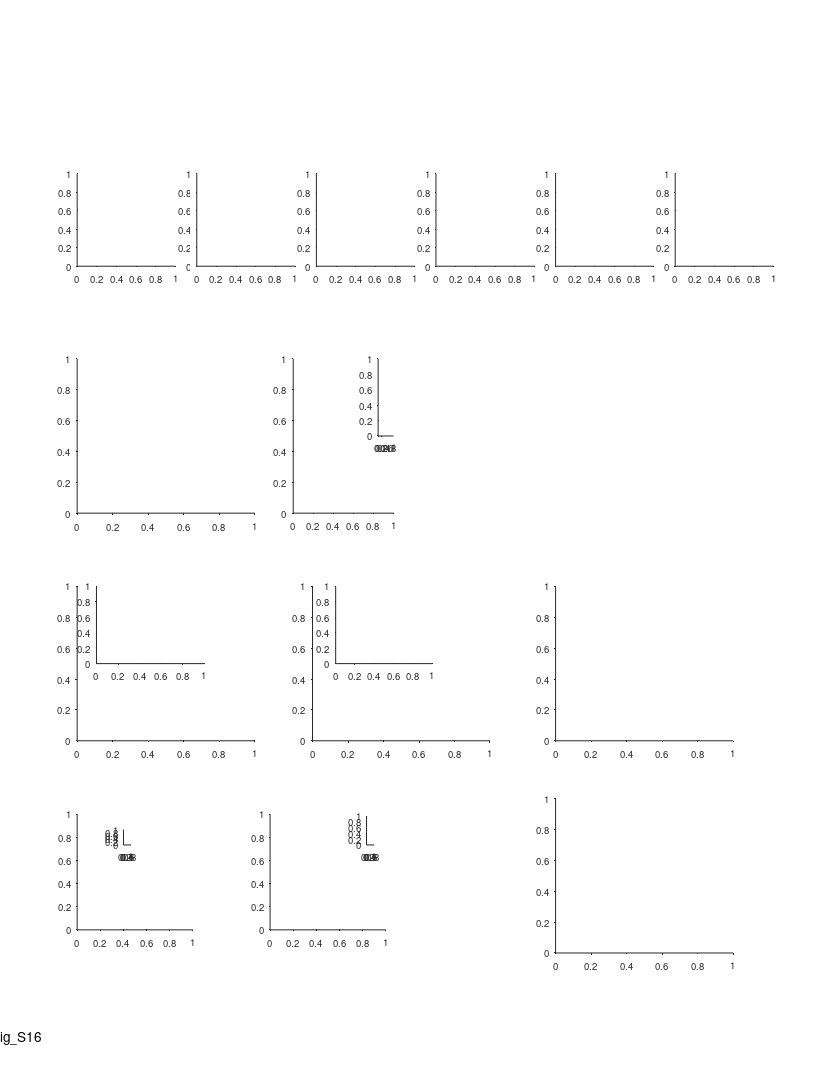

The MATLAB script that drew this image: (Note: this script raises an error after producing the figure.)
%% Large Scale - fig. S16- Theoretical analysis (decoding) - including schemes 5v,6v

%%
% clear
clearvars -except f
clc

%% params
use_absolute_error = 1;
panels_FG_gray = 0.65*[1 1 1];

%% define output files
res_dir = 'L:\paper_figures';
mkdir(res_dir)
fig_name_str = 'fig_S16';
fig_caption_str = 'Theoretical analysis_decoding';
log_name_str = [fig_name_str '_log_file' '.txt'];
log_name_str = strrep(log_name_str , ':', '-');
log_name_str = strrep(log_name_str , ' ', '_');
log_name_out = fullfile(res_dir, log_name_str);

%% open log file
diary off
diary(log_name_out)
diary on
disp('Log file');
disp(['created: ', datestr(clock)]);
disp('======================================================');
disp([fig_name_str ':' fig_caption_str]);
disp('======================================================');
disp('');

%% create figure
% =========================================================================
% figure_size_cm = [21.0 29.7]; % ~A4
figure_size_cm = [21.6 27.9]; % ~US letter
figure ;
% Some WYSIWYG options:
set(gcf,'DefaultAxesFontSize',7);
set(gcf,'DefaultAxesFontName','helvetica');
set(gcf,'DefaultAxesUnits','centimeters');
set(gcf,'PaperType','usletter')
% set(gcf,'PaperType','<custom>');
set(gcf,'PaperUnits','centimeters','PaperPosition',[0 0 figure_size_cm]);
set(gcf,'PaperOrientation','portrait');
set(gcf,'Units','centimeters','Position',get(gcf,'paperPosition')+[0 0 0 0]); % position on screen...
set(gcf, 'Renderer', 'painters');
set(groot, 'defaultAxesTickDir', 'out');
set(groot,  'defaultAxesTickDirMode', 'manual');
annotation('textbox', [0.5 1 0 0], 'String',fig_name_str, 'HorizontalAlignment','center','Interpreter','none', 'FitBoxToText','on');
pause(0.2); % workaround to solve matlab automatically changing the axes positions...

% create panels
panel_A_size = [3 3].*[0.85 0.80];
panel_BCDE_size = [4.6 4];
panel_A(1) = axes('position', [ 2.0 21 panel_A_size]);
panel_A(2) = axes('position', [ 5.1 21 panel_A_size]);
panel_A(3) = axes('position', [ 8.2 21 panel_A_size]);
panel_A(4) = axes('position', [11.3 21 panel_A_size]);
panel_A(5) = axes('position', [14.4 21 panel_A_size]);
panel_A(6) = axes('position', [17.5 21 panel_A_size]);
panel_B(1)   = axes('position', [ 2.0 14.6 panel_BCDE_size]);
panel_B(2)   = axes('position', [ 7.6 14.6 2.6 4]);
panel_C(1,1) = axes('position', [ 2.0  8.7  panel_BCDE_size]);
panel_C(1,2) = axes('position', [ 2.5   10.7  2.8 2]);
panel_D(1,1) = axes('position', [ 8.1  8.7  panel_BCDE_size]);
panel_D(1,2) = axes('position', [ 8.7 10.7  2.5 2]);
panel_E(1)   = axes('position', [14.4    8.7  panel_BCDE_size]);
% panel_F      = axes('position', [   2    3.0  panel_BCDE_size]);
panel_F      = axes('position', [   2    3.8  3 3]);
panel_G      = axes('position', [   7    3.8  3 3]);
panel_H      = axes('position', [  14.4  3.2  panel_BCDE_size]);
panel_legend = axes('position', [9.8 16.6 0.4 2]);
panel_F_legend = axes('position', [3.2 6  0.2 0.4]);
panel_G_legend = axes('position', [9.5 6  0.2 0.75]);

%% color variable for different schemes
clr = [1.0 0.0 0.0 ; ...
       1.0 0.8 0.0 ; ...
       1.0 0.0 0.8 ; ...
       0.0 0.7 0.0 ; ...
       0.2 0.2 1.0 ; ...
       0.5 0.0 0.5 ] ;


%% arrange data
paper_fig_7_arrange_data;

%% generate examples
exampleL = 200*100; % 200*cm
pos = 1:ds:exampleL;
pos = pos / 100; % back to meter
if ~exist('f','var')
    rng(0);
    [f] = MultiscalePlace_GenerateTuning_AllModels(exampleL);
end

%% choose dt
panels_AE_dt = 0.5;
jdt = find(ismember(dt, panels_AE_dt));

%% panel A - different encoding schemes
maps=[];
maps(1,:,:) = f(1).maps(:,1:10);
maps(1,:,[7 4 9 10]) = f(1).maps(:,[4 7 11 12]);
maps(2,:,:) = f(2).maps(:,1:10);
maps(2,:,[3 9 5]) = f(2).maps(:,[14 12 15]);
maps(3,:,:) = f(3).maps(:,950:-100:50);
maps(3,:,1) = f(3).maps(:,955);
maps(3,:,2) = f(3).maps(:,854);
maps(3,:,10) = f(3).maps(:,52);
[~,IX] = sort(sum(f(4).maps,1));
maps(4,:,:) = f(4).maps(:,IX(50:100:950));
maps(4,:,10) = f(4).maps(:,IX(951));
rng(0);
maps(4,:,:) = maps(4,:,randperm(10));
maps(5,:,:) = f(5).maps(:,50:100:950);
maps(5,:,2) = f(5).maps(:,155);
maps(5,:,3) = f(5).maps(:,253);
maps(5,:,4) = f(5).maps(:,353);
maps(5,:,5) = f(5).maps(:,452);
maps(6,:,:) = f(6).maps(:,1:10);
maps(6,:,10) = f(6).maps(:,952);
for ii_scm = 1:6
    axes(panel_A(ii_scm));
    cla
    hold on
    imagesc(pos,1:10,squeeze(maps(ii_scm,:,:))');
    cmap = gray();
    cmap = flip(cmap);
    colormap(gca,cmap);
    xlim([0 200])
    ylim([0.5 10.5])
    xlabel('Position (m)', 'Units','normalized','Position',[0.5 -0.17]);
    h = gca;
    h.YTick = [1 5 10];
    h.XRuler.TickLabelGapOffset = -1;
    h.YRuler.TickLabelGapOffset = -0.5;
    h.XRuler.TickLength = [0.03 0.03];
    ht=title("Scheme "+ii_scm,'Units','normalized','Position',[0.5 1.06]);
    schemes_IX = [1:6];
    schemes_title_color_opt = 2;
    switch schemes_title_color_opt
        case 1
            ht.Color = clr(schemes_IX(ii_scm),:);
        case 2
            plot([0 25]+14, 11.8*[1 1], 'Color', clr(schemes_IX(ii_scm),:), 'LineWidth', 2, 'Clipping','off');
    end
end
axes(panel_A(1));
text(-0.4,1.2, 'A', 'Units','normalized','FontWeight','bold');
ylabel('Example neuron no.','Units','normalized','Position',[-0.18 0.5]);

%% panel B - minimum N required for error <2m (or <5%)
axes(panel_B(1));
cla
hold on
text(-0.24,1.13, 'B', 'Units','normalized','FontWeight','bold');
text(0.5,1.13, {'Minimal no. of neurons (N)';'required for decoding'}, 'Units','normalized','FontWeight','bold','HorizontalAlignment','center','FontSize',9);

if use_absolute_error
    plot(L,Nerr_ML_S1(:,jdt),'Color',clr(1,:),'LineWidth',2) ;
    plot(L,Nerr_ML_S3(:,jdt),'Color',clr(3,:),'LineWidth',2) ;
    plot(L,Nerr_ML_S2(:,jdt),'Color',clr(2,:),'LineWidth',2) ;
    plot(L,Nerr_ML_S4(:,jdt),'Color',clr(4,:),'LineWidth',2) ;
    plot(L,Nerr_ML_S5(:,jdt),'Color',clr(5,:),'LineWidth',2) ;
    plot(L,Nerr_ML_S6(:,jdt),'Color',clr(6,:),'LineWidth',2) ;
    plot(L,Nerr_ML_S5v(:,jdt),'Color',clr(5,:),'LineWidth',2,'LineStyle','--') ;
    plot(L,Nerr_ML_S6v(:,jdt),'Color',clr(6,:),'LineWidth',2,'LineStyle','--') ;
else
    plot(L,Nrerr_ML_S1(:,jdt),'Color',clr(1,:),'LineWidth',2) ;
    plot(L,Nrerr_ML_S3(:,jdt),'Color',clr(3,:),'LineWidth',2) ;
    plot(L,Nrerr_ML_S2(:,jdt),'Color',clr(2,:),'LineWidth',2) ;
    plot(L,Nrerr_ML_S4(:,jdt),'Color',clr(4,:),'LineWidth',2) ;
    plot(L,Nrerr_ML_S5(:,jdt),'Color',clr(5,:),'LineWidth',2) ;
    plot(L,Nrerr_ML_S6(:,jdt),'Color',clr(6,:),'LineWidth',2) ;
    plot(L,Nrerr_ML_S5v(:,jdt),'Color',clr(5,:),'LineWidth',2,'LineStyle','--') ;
    plot(L,Nrerr_ML_S6v(:,jdt),'Color',clr(6,:),'LineWidth',2,'LineStyle','--') ;
end
xlim([20 1000]) ;
ylim([10 max(N)]) ;
xlabel('Environment size (m)', 'Units','normalized','Position',[0.5 -0.11]);
if use_absolute_error
    ylabel(['Minimal N required for error < ' num2str(errs) 'm'], 'Units','normalized','Position',[ -0.15 0.45]);
else
    ylabel(['Minimal N required for error < ' num2str(100*rerr) '%'], 'Units','normalized','Position',[ -0.15 0.45]);
end

h = gca;
h.XRuler.TickLabelGapOffset = -1;
h.XRuler.TickLength = [0.02 0.02];
h.XTick = [20 200 400 600 800 1000];
% h.XScale = 'log';
% h.YScale = 'log';

%% panel B - bar plot of slopes
if use_absolute_error
    lms = {
        lmNerr_ML_S1{jdt}
        lmNerr_ML_S2{jdt}
        lmNerr_ML_S3{jdt}
        lmNerr_ML_S4{jdt}
        lmNerr_ML_S5{jdt}
        lmNerr_ML_S6{jdt}
        lmNerr_ML_S5v{jdt}
        lmNerr_ML_S6v{jdt}};
else
    lms = {
        lmNrerr_ML_S1{jdt}
        lmNrerr_ML_S2{jdt}
        lmNrerr_ML_S3{jdt}
        lmNrerr_ML_S4{jdt}
        lmNrerr_ML_S5{jdt}
        lmNrerr_ML_S6{jdt}
        lmNrerr_ML_S5v{jdt}
        lmNrerr_ML_S6v{jdt}};
end

switch length(lms{1}.CoefficientNames)
    case 1
        x = 1:length(lms);
        y  = cellfun(@(lm)(lm.Coefficients.Estimate), lms)';
        CI = cellfun(@(lm)(lm.coefCI),                lms,'UniformOutput',0) ;
        CI = cat(1,CI{:})';
        err = CI - y;
    case 2
        x = 1:length(lms);
        y  = cellfun(@(lm)(lm.Coefficients.Estimate(2)), lms)';
        CI = cellfun(@(lm)(lm.coefCI),                   lms,'UniformOutput',0) ;
        CI = cat(1,CI{:});
        CI = CI(2:2:end,:)';
        err = CI - y;
end
% plot
axes(panel_B(2));
cla
hold on
hb=bar(x,y);
hb.FaceColor = 'flat';
hb.CData = [clr; 1 1 1; 1 1 1];
he=errorbar(x,y,err(2,:));
he.CapSize = 2;
he.LineStyle = 'none';
he.Color = 'k';
m = 1.1 * max(y+err(2,:));
m = round(m,1);
xlim([0 length(lms)+1]);
ylim([0 m]);
h=gca;
h.XTick = [];
h.YTick = [0 m];
ylabel('Slope (N per meter)', 'Units','normalized','Position',[-0.10 0.5]);
% fill bar with dots for schemes 5v & 6v
for ii=7:8
    barw = 0.8; % bar width
    spacing_x = 0.3;
    spacing_y = 0.05;
    switch 3
        case 1
            xx = linspace(ii-barw/2,ii+barw/2,12);
            xx(1:4:end)=nan;
            xx(2:4:end)=nan;
            yy = linspace(0,y(ii),5)';
            yy = repmat(yy,1,length(xx));
        case 2
            %%
            xx = (ii-barw/2) : spacing_x : (ii+barw/2);
            yy = 0 : spacing_y : y(ii);
            xx=xx';
%             yy=yy';
            yy = repmat(yy',1,length(xx))';
            whos xx yy
        case 3
            %%
            xx = linspace(ii-barw/2,ii+barw/2,4)';
            yy = linspace(0,y(ii),5)';
            xx2 = xx + (xx(2)-xx(1))/2;
            yy2 = yy + (yy(2)-yy(1))/2;
            xx2(end)=[];
            yy2(end)=[];
            yy = repmat(yy,1,length(xx))';
            yy2 = repmat(yy2,1,length(xx2))';
    end
    plot(xx,yy,'.','Color', clr(ii-2,:),'markerSize',3);
    plot(xx2,yy2,'.','Color', clr(ii-2,:),'markerSize',3);
    plot([1 2 3],[7 7 7; 8 8 8 ;9 9 9 ; 10 10 10])
end

% add significance test
signif_lines_x = flip(linspace(5.7,6.3,5));
signif_lines_y = [1.72 1.62 1.52 1.42 1.32];
if ~use_absolute_error
    signif_lines_y = 0.5 .* signif_lines_y;
end
scm_test_IX = 6;
for ii_scm = 1:scm_test_IX-1
    % signif test
    switch length(lms{1}.CoefficientNames)
        case 1
            mu1 = lms{ii_scm}.Coefficients.Estimate;
            mu2 = lms{scm_test_IX}.Coefficients.Estimate;
            sigma1 = sqrt(lms{ii_scm}.CoefficientCovariance);
            sigma2 = sqrt(lms{scm_test_IX}.CoefficientCovariance);
        case 2
            mu1 = lms{ii_scm}.Coefficients.Estimate(2);
            mu2 = lms{scm_test_IX}.Coefficients.Estimate(2);
%             alpha = (1-normcdf(1,0,1));
%             ci1 = coefCI(lms{ii_scm}, alpha);
%             ci2 = coefCI(lms{scm_test_IX}, alpha);
            sigma1 = sqrt(lms{ii_scm}.CoefficientCovariance(2,2));
            sigma2 = sqrt(lms{scm_test_IX}.CoefficientCovariance(2,2));
    end
    z = (mu1-mu2) / sqrt(sigma1^2+sigma2^2);
    pval = 1-normcdf(z,0,1);
    fprintf('scheme %d vs %d: pval=%g\n',ii_scm,scm_test_IX,pval);
    % line + asterisks
    m = signif_lines_y(ii_scm);
    X = [ii_scm signif_lines_x(ii_scm)];
    Y = [1 1].*m;
    plot(X,Y, 'k-', 'LineWidth',0.1, 'Clipping','off');
    signif_str = signif_astricks(pval);
    if pval < 0.05
        signif_str_font_size = 12;
        signif_str_offset = 0;
    else
        signif_str_font_size = 6;
        signif_str_offset = 0.035;
    end
    text(mean(X),m+0.02+signif_str_offset, signif_str, 'HorizontalAlignment','center','FontSize',signif_str_font_size);
    X = [signif_lines_x(ii_scm) signif_lines_x(ii_scm)];
    Y = [0.5 m];
    plot(X,Y, 'k-', 'LineWidth',0.1, 'Clipping','off');
end

%% legend panel
axes(panel_legend);
cla
hold on
axis ij
for ii_scm = 1:6
    plot([0 1], ii_scm*[1 1], 'Color',clr(ii_scm,:),'LineWidth',2);
    text(1.2,   ii_scm, f(ii_scm).name_long, 'FontSize', 9);
end
dashed_line = linspace(0,1,11);
dashed_line([4 8]) = nan;
plot(dashed_line, 7*ones(size(dashed_line)), 'Color',clr(5,:),'LineWidth',2, 'Clipping','off');
plot(dashed_line, 8*ones(size(dashed_line)), 'Color',clr(6,:),'LineWidth',2, 'Clipping','off');
text(1.2,   7, f(7).name_long, 'FontSize', 9);
text(1.2,   8, f(8).name_long, 'FontSize', 9);
axis off
xlim([0 1])
ylim([1 6])

%% panel C - mean decoding error
jN_options = find(ismember(N, [50]));
ylimits_options = [0 20; 0 10];
for ii_N = 1:length(jN_options)
    jN = jN_options(ii_N);

    axes(panel_C(ii_N,1));
    cla
    hold on
    plot(L,merr_ML_S1(jN,:,jdt)*ds/100,'Color',clr(1,:),'LineWidth',2);
    plot(L,merr_ML_S2(jN,:,jdt)*ds/100,'Color',clr(2,:),'LineWidth',2);
    plot(L,merr_ML_S3(jN,:,jdt)*ds/100,'Color',clr(3,:),'LineWidth',2);
    plot(L,merr_ML_S4(jN,:,jdt)*ds/100,'Color',clr(4,:),'LineWidth',2);
    plot(L,merr_ML_S5(jN,:,jdt)*ds/100,'Color',clr(5,:),'LineWidth',2);
    plot(L,merr_ML_S6(jN,:,jdt)*ds/100,'Color',clr(6,:),'LineWidth',2);
    plot(L,merr_ML_S5v(jN,:,jdt)*ds/100,'Color',clr(5,:),'LineWidth',2,'LineStyle','--');
    plot(L,merr_ML_S6v(jN,:,jdt)*ds/100,'Color',clr(6,:),'LineWidth',2,'LineStyle','--');
    xlim([20 1000]) ;
    xlabel('Environment size (m)', 'Units','normalized','Position',[0.5 -0.11]);
    ylabel('Mean decoding error (m)', 'Units','normalized','Position',[ -0.15 0.5]);
    h = gca;
    h.XScale = 'log';
%     h.YScale = 'log';
    h.XTick = [20 100 1000];
    h.XTickLabel = {'20';'100';'1000'};
    h.XRuler.TickLabelGapOffset = -1;
    h.XRuler.TickLength = [0.03 0.03];
%     text(0.95,1, sprintf('N = %d',N(jN)), 'Units','normalized','FontWeight','normal', 'HorizontalAlignment','right','FontSize',10);
    if ii_N == 1
        text(-0.24,1.1, 'C', 'Units','normalized','FontWeight','bold');
        text(0.5,1.1, 'Mean decoding errors', 'Units','normalized','FontWeight','bold','HorizontalAlignment','center','FontSize',9);
    end

    % zoom-in inset
    axes(panel_C(ii_N,2));
    cla
    hold on
    plot(L,merr_ML_S1(jN,:,jdt)*ds/100,'Color',clr(1,:),'LineWidth',2);
    plot(L,merr_ML_S2(jN,:,jdt)*ds/100,'Color',clr(2,:),'LineWidth',2);
    plot(L,merr_ML_S3(jN,:,jdt)*ds/100,'Color',clr(3,:),'LineWidth',2);
    plot(L,merr_ML_S4(jN,:,jdt)*ds/100,'Color',clr(4,:),'LineWidth',2);
    plot(L,merr_ML_S5(jN,:,jdt)*ds/100,'Color',clr(5,:),'LineWidth',2);
    plot(L,merr_ML_S6(jN,:,jdt)*ds/100,'Color',clr(6,:),'LineWidth',2);
    plot(L,merr_ML_S5v(jN,:,jdt)*ds/100,'Color',clr(5,:),'LineWidth',2,'LineStyle','--');
    plot(L,merr_ML_S6v(jN,:,jdt)*ds/100,'Color',clr(6,:),'LineWidth',2,'LineStyle','--');
    xlim([20 1000]) ;
    ylim(ylimits_options(ii_N,:))
    h = gca;
    h.XScale = 'log';
%     h.YScale = 'log';
    h.XTick = [20 100 1000];
    h.XTickLabel = {'20';'100';'1000'};
    h.XRuler.TickLabelGapOffset = -1;
    h.YRuler.TickLabelGapOffset = 0.5;
    h.XRuler.TickLength = [0.03 0.03];
    h.YRuler.TickLength = [0.015 0.015];
    h.XRuler.FontSize = 6.5;
    h.YRuler.FontSize = 6.5;
end

%% panel D - catastrophic error - Size (99th prc error)
prc = 99;
jN_options = find(ismember(N, [50]));
ylimits_options = [0 20; 0 10];
for ii_N = 1:length(jN_options)
    jN = jN_options(ii_N);

    axes(panel_D(ii_N,1));
    cla
    hold on
    plot(L,perr_ML_S1(jN,:,jdt)*ds/100,'Color',clr(1,:),'LineWidth',2);
    plot(L,perr_ML_S2(jN,:,jdt)*ds/100,'Color',clr(2,:),'LineWidth',2);
    plot(L,perr_ML_S3(jN,:,jdt)*ds/100,'Color',clr(3,:),'LineWidth',2);
    plot(L,perr_ML_S4(jN,:,jdt)*ds/100,'Color',clr(4,:),'LineWidth',2);
    plot(L,perr_ML_S5(jN,:,jdt)*ds/100,'Color',clr(5,:),'LineWidth',2);
    plot(L,perr_ML_S6(jN,:,jdt)*ds/100,'Color',clr(6,:),'LineWidth',2);
    plot(L,perr_ML_S5v(jN,:,jdt)*ds/100,'Color',clr(5,:),'LineWidth',2,'LineStyle','--');
    plot(L,perr_ML_S6v(jN,:,jdt)*ds/100,'Color',clr(6,:),'LineWidth',2,'LineStyle','--');
%     ylim([0.1 2000]) ;
    xlim([20 1000]) ;
    xlabel('Environment size (m)', 'Units','normalized','Position',[0.5 -0.11]);
    ylabel([num2str(prc) '% decoding error (m)'], 'Units','normalized','Position',[ -0.145 0.5]);
    h = gca;
    h.XScale = 'log';
%     h.YScale = 'log';
    h.XTick = [20 100 1000];
    h.XTickLabel = {'20';'100';'1000'};
    h.YRuler.TickLabelGapOffset = 1.5;
    h.XRuler.TickLabelGapOffset = -1;
    h.XRuler.TickLength = [0.03 0.03];
%     text(0.95,1, sprintf('N = %d',N(jN)), 'Units','normalized','FontWeight','normal', 'HorizontalAlignment','right','FontSize',10);
    if ii_N == 1
        text(-0.21,1.1, 'D', 'Units','normalized','FontWeight','bold');
        text(0.5,1.1, 'Catastrophic errors: size', 'Units','normalized','FontWeight','bold','HorizontalAlignment','center','FontSize',9);
    end

    % zoom-in inset
    axes(panel_D(ii_N,2));
    cla
    hold on
    plot(L,perr_ML_S1(jN,:,jdt)*ds/100,'Color',clr(1,:),'LineWidth',2);
    plot(L,perr_ML_S2(jN,:,jdt)*ds/100,'Color',clr(2,:),'LineWidth',2);
    plot(L,perr_ML_S3(jN,:,jdt)*ds/100,'Color',clr(3,:),'LineWidth',2);
    plot(L,perr_ML_S4(jN,:,jdt)*ds/100,'Color',clr(4,:),'LineWidth',2);
    plot(L,perr_ML_S5(jN,:,jdt)*ds/100,'Color',clr(5,:),'LineWidth',2);
    plot(L,perr_ML_S6(jN,:,jdt)*ds/100,'Color',clr(6,:),'LineWidth',2);
    plot(L,perr_ML_S5v(jN,:,jdt)*ds/100,'Color',clr(5,:),'LineWidth',2,'LineStyle','--');
    plot(L,perr_ML_S6v(jN,:,jdt)*ds/100,'Color',clr(6,:),'LineWidth',2,'LineStyle','--');
%     ylim([0.1 2000]) ;
    xlim([100 1000]) ;
    h = gca;
    h.XScale = 'log';
    h.YScale = 'log';
    h.XTick = [100 1000];
    h.XTickLabel = {'100';'1000'};
    h.YTick = [1 10 100];
    h.YTickLabel = {'1';'10';'100'};
    h.XRuler.TickLabelGapOffset = -1;
    h.YRuler.TickLabelGapOffset = 0.5;
    h.XRuler.TickLength = [0.06 0.06];
    h.YRuler.TickLength = [0.04 0.04];
    h.XRuler.FontSize = 6.5;
    h.YRuler.FontSize = 6.5;
end

%% panel E - catastrophic error - probability(error>5%)
jN_options = find(ismember(N, [50]));
ylimits_options = [2e-4 1; 2e-7 1];
for ii_N = 1:length(jN_options)
    jN = jN_options(ii_N);

    axes(panel_E(ii_N));
    cla
    hold on

    prob_offset = (2e6)^(-1); % at least in one simulation there was a catastrophic error
    prob_offset = 0;
    plot(L,plerr_ML_S1(jN,:,jdt)+prob_offset,'Color',clr(1,:),'LineWidth',2);
    plot(L,plerr_ML_S2(jN,:,jdt)+prob_offset,'Color',clr(2,:),'LineWidth',2);
    plot(L,plerr_ML_S3(jN,:,jdt)+prob_offset,'Color',clr(3,:),'LineWidth',2);
    plot(L,plerr_ML_S4(jN,:,jdt)+prob_offset,'Color',clr(4,:),'LineWidth',2);
    plot(L,plerr_ML_S5(jN,:,jdt)+prob_offset,'Color',clr(5,:),'LineWidth',2);
    plot(L,plerr_ML_S6(jN,:,jdt)+prob_offset,'Color',clr(6,:),'LineWidth',2);
    plot(L,plerr_ML_S5v(jN,:,jdt)+prob_offset,'Color',clr(5,:),'LineWidth',2,'LineStyle','--');
    plot(L,plerr_ML_S6v(jN,:,jdt)+prob_offset,'Color',clr(6,:),'LineWidth',2,'LineStyle','--');
    xlim([20 1000]) ;
    ylim(ylimits_options(ii_N,:))
    xlabel('Environment size (m)', 'Units','normalized','Position',[0.5 -0.11]);
    ylabel('Prob.(error > 5% of environment size)', 'Units','normalized','Position',[ -0.18 0.4]);
%     text(0.95,1.03, sprintf('N = %d',N(jN)), 'Units','normalized','FontWeight','normal', 'HorizontalAlignment','right','FontSize',10);
    h = gca;
    h.XScale = 'log';
    h.YScale = 'log';
    h.XTick = [20 100 1000];
    h.XTickLabel = {'20';'100';'1000'};
    h.YTick = 10.^[-3 -2 -1 0];
    h.YTickLabel = {'10^{ -3}'; '10^{ -2}'; '10^{ -1}'; '10^{ 0}'};
    ylim([0.7e-3 1])
    h.YRuler.TickLabelGapOffset = -0.1;
    h.XRuler.TickLabelGapOffset = -1;
    h.XRuler.TickLength = [0.03 0.03];
    h.YRuler.TickLength = [0.024 0.03];
    if ii_N == 1
        text(-0.24,1.1, 'E', 'Units','normalized','FontWeight','bold');
        text(0.5,1.1, 'Catastrophic errors: probability', 'Units','normalized','FontWeight','bold','HorizontalAlignment','center','FontSize',9);
    end
end

%% panel F - coverage exp fit
axes(panel_F);
cla
hold on
load('L:\processed_data_structs\total_area.mat');
h=histogram(total_area,'Normalization','pdf');
h.Normalization = 'pdf';
h.FaceColor = panels_FG_gray;
h.FaceAlpha = 1;
cvrg=expfit(total_area);
plot(h.BinEdges,exppdf(h.BinEdges,cvrg),'LineWidth',2,'Color','k');
hax = gca;
hax.XLim = [0 160];
hax.XTick = [0:50:200];
hax.YTick = hax.YLim;
hax.YRuler.TickLabelGapOffset = -0.1;
hax.XRuler.TickLabelGapOffset = -1;
hax.XRuler.TickLength = [0.03 0.03];
hax.YRuler.TickLength = [0.024 0.03];
xlabel('Coverage (m)', 'Units','normalized','Position',[0.5 -0.14]);
ylabel({'Probability';'density function'}, 'Units','normalized','Position',[ -0.12 0.5]);
text(-0.35,1.15, 'F', 'Units','normalized','FontWeight','bold');

% add legend
axes(panel_F_legend);
cla('reset');
hold on
patch([1 1 2 2], 2*[1 1 1 1]+.3*[-1 1 1 -1], panels_FG_gray, 'EdgeColor','k');
plot([1 2],      1*[1 1], 'k','LineWidth',2);
text(2.6, 2, 'Data','FontSize',7,'HorizontalAlignment','left');
text(2.6, 1, 'Exponential fit','FontSize',7,'HorizontalAlignment','left');
hax=gca;
hax.Visible='off';

%% load data for panel G
% load data
load('L:\processed_data_structs\cells_bat_200m.mat');
signif = cat(1,cells.signif);
signif = arrayfun(@(x)(x.TF),signif);
signif = any(signif,2);
cells(~signif)=[];
signif = cat(1,cells.signif);
signif = arrayfun(@(x)(x.TF),signif);
stats = [cells.stats];
stats_all = [stats.all];
stats_dir = cat(1,stats.dir);
fields = cat(1,cells.fields);
fields = fields(signif);
fields = [fields{:}];
fields([fields.in_low_speed_area])=[];
field_num = [stats_dir(signif).field_num];
field_size = [fields.width_prc];
ratio_LS = [stats_all.field_ratio_LS];
ratio_LS(isnan(ratio_LS))=[];
% load simulations ratio LS
% load('C:\Tamir\work\Projects\LargeScale\Yonatan_theory\20200806__model_ratio_LS\Model_S6_S6v_RatioLargestSmallestField.mat');
load('L:\Yonatan_theory\20200816__model_ratio_LS_updated_remoevd_1_field_cells\Model_S6_S6v_RatioLargestSmallestField.mat')
rLS(K==1)=[];
rLSv(Kv==1)=[];

%% panel G - ratio L/S model+data
axes(panel_G);
cla
hold on
text(-0.35,1.15, 'G', 'Units','normalized','FontWeight','bold');

nBinEdges = 9;
edges = logspace(0,log10(25),nBinEdges);
% plot data
h=histogram(ratio_LS);
h.Normalization = 'probability';
h.BinEdges = edges;
h.FaceColor = panels_FG_gray;
h.FaceAlpha = 1;
% plot model (S6)
h=histogram(rLS);
h.Normalization = 'probability';
h.BinEdges = edges;
h.DisplayStyle = 'stairs';
h.EdgeColor = clr(6,:);
h.FaceAlpha = 1;
h.LineWidth = 2;
% plot model (S6v)
h=histogram(rLSv);
h.Normalization = 'probability';
h.BinEdges = edges;
h.DisplayStyle = 'stairs';
h.EdgeColor = clr(6,:);
h.FaceAlpha = 1;
h.LineWidth = 2;
h.LineStyle = '-.';

hax=gca;
hax.XScale = 'log';
hax.YScale = 'log';
hax.XLim = [0 27];
% hax.YLim = [0.07  1.05 * hax.YLim(2)];
hax.YLim = [0.005 0.5];
% hax.YLim = [0.7 200];
hax.XTick = [1 2 5 10 20];
hax.YTick = hax.YLim;
hax.YTick = [0.005 0.05 0.5];
hax.TickDir='out';
hax.TickLength = [0.03 0.03];
hax.XRuler.TickLabelGapMultiplier = -0.35;
hax.YRuler.TickLabelGapMultiplier = 0.001;
xlabel({'Field size ratio';'largest/smallest'},'Units','normalized','Position',[0.5 -0.17]);
ylabel('Fraction of cells','Units','normalized','Position',[-0.25 0.5])

% add legend
axes(panel_G_legend);
cla('reset');
hold on
dashed_line = linspace(1,2,11);
dashed_line([ 5 6 7]) = nan;
patch([1 1 2 2], 1*[1 1 1 1]+.3*[-1 1 1 -1], panels_FG_gray,'EdgeColor','k');
plot([1 2],      2*[1 1], 'Color',clr(6,:), 'LineWidth',2);
% plot([1 2],      3*[1 1], 'Color',clr(6,:), 'LineWidth',.2);
plot(dashed_line,      3*ones(length(dashed_line)), 'Color',clr(6,:), 'LineWidth',2);
text(2.6, 1, 'Data','FontSize',7,'HorizontalAlignment','left');
text(2.6, 2, 'Model (Scheme 6)','FontSize',7,'HorizontalAlignment','left');
text(2.6, 2.5, {'Model (Scheme 6v -';'            variable coverage)'},'FontSize',7,'HorizontalAlignment','left','VerticalAlignment','top');
hax=gca;
hax.Visible='off';
hax.YDir='reverse';

%% panel H
plot_panel_different_scaling_delta(panel_H);

%% print/save the figure
fig_name_out = fullfile(res_dir, sprintf('%s_dt_%s', ...
    fig_name_str, ...
    strrep(num2str(panels_AE_dt),'.','_')));
print(gcf, fig_name_out, '-dpdf', '-cmyk', '-painters');
% print(gcf, fig_name_out, '-dtiff', '-cmyk', '-painters');
% saveas(gcf , fig_name_out, 'fig');
disp('figure was successfully saved to pdf/tiff/fig formats');


%%
function plot_panel_different_scaling_delta(panel_axes)

load('L:\Yonatan_theory\20200630__new_simulations_data+script\SummaryDecoderResults_EnvironmentSizeScaling.mat')
nalp = length(alp) ;
L = Lv*ds/100 ; % environment size variable in meters
jN = 2 ; % chooses N = 50

% color variable for S6 advantage (blue/red gradient)
nclr = 50 ;  % number of colors 
cmin = -1.5 ;
cbi  = -1   ;
c0   = 0 ;
cri  = 1 ;
cmax = 1.5 ;
cx   = linspace(cmin,cmax,nclr) ;
clrf = zeros(nclr,3) ;
iclr1 = find(cx<=cbi) ;
iclr2 = intersect(find(cx<=c0),find(cx>=cbi)) ;
iclr3 = intersect(find(cx<=cri),find(cx>=c0)) ;
iclr4 = find(cx>=cri) ;

clrf(iclr1,3) = linspace(0.5,1,length(iclr1)) ;
clrf(iclr2,1) = linspace(0  ,1,length(iclr2)) ;
clrf(iclr2,2) = linspace(0  ,1,length(iclr2)) ;
clrf(iclr2,3) = 1 ; 

clrf(iclr3,1) = 1 ; 
clrf(iclr3,2) = linspace(1,0  ,length(iclr3)) ;
clrf(iclr3,3) = linspace(1,0  ,length(iclr3)) ;
clrf(iclr4,1) = linspace(1,0.5,length(iclr4)) ;

Lint = logspace(log10(20),3,100) ; % interpolation of environment size variable
alpint = 0.1:0.01:0.9 ;            % interpolation of scaling exponent variable
[Lm,alpm] = meshgrid(L,alp) ;
[Lmint,alpmint] = meshgrid(Lint,alpint) ;
merr_ML_S1i = interp2(Lm,alpm,ones(nalp,1)*merr_ML_S1(jN,:),Lmint,alpmint) ;
merr_ML_S2i = interp2(Lm,alpm,squeeze(merr_ML_S2(jN,:,:))',Lmint,alpmint) ;
merr_ML_S3i = interp2(Lm,alpm,squeeze(merr_ML_S3(jN,:,:))',Lmint,alpmint) ;
merr_ML_S4i = interp2(Lm,alpm,squeeze(merr_ML_S4(jN,:,:))',Lmint,alpmint) ;
merr_ML_S5i = interp2(Lm,alpm,squeeze(merr_ML_S5(jN,:,:))',Lmint,alpmint) ;
merr_ML_S6i = interp2(Lm,alpm,squeeze(merr_ML_S6(jN,:,:))',Lmint,alpmint) ;

plerr_ML_S1i = interp2(Lm,alpm,ones(nalp,1)*plerr_ML_S1(jN,:),Lmint,alpmint) ;
plerr_ML_S2i = interp2(Lm,alpm,squeeze(plerr_ML_S2(jN,:,:))',Lmint,alpmint) ;
plerr_ML_S3i = interp2(Lm,alpm,squeeze(plerr_ML_S3(jN,:,:))',Lmint,alpmint) ;
plerr_ML_S4i = interp2(Lm,alpm,squeeze(plerr_ML_S4(jN,:,:))',Lmint,alpmint) ;
plerr_ML_S5i = interp2(Lm,alpm,squeeze(plerr_ML_S5(jN,:,:))',Lmint,alpmint) ;
plerr_ML_S6i = interp2(Lm,alpm,squeeze(plerr_ML_S6(jN,:,:))',Lmint,alpmint) ;

min_merr_ML_S12345i = min(merr_ML_S1i,merr_ML_S2i) ;
min_merr_ML_S12345i = min(min_merr_ML_S12345i,merr_ML_S3i) ;
min_merr_ML_S12345i = min(min_merr_ML_S12345i,merr_ML_S4i) ;
min_merr_ML_S12345i = min(min_merr_ML_S12345i,merr_ML_S5i) ;

min_plerr_ML_S12345i = min(plerr_ML_S1i,plerr_ML_S2i) ;
min_plerr_ML_S12345i = min(min_plerr_ML_S12345i,plerr_ML_S3i) ;
min_plerr_ML_S12345i = min(min_plerr_ML_S12345i,plerr_ML_S4i) ;
min_plerr_ML_S12345i = min(min_plerr_ML_S12345i,plerr_ML_S5i) ;

axes(panel_axes);
cla
imagesc(Lint,alpint,log10(plerr_ML_S6i./min_plerr_ML_S12345i),[cmin cmax]);
set(gca,'xscale','log') ;
axis square xy;
hcb = colorbar ;
hcb.Ruler.TickLabelGapOffset = 0.5;
colormap(gca,clrf)
hl = yline(0.3);
hl.Color = 'r';
hl.LineStyle = '--';
hl.LineWidth = 1.2;
hax = gca;
hax.XScale = 'log';
hax.XLim = [20 1000];
% hax.YLim = [20 1000];
hax.XTick = [100 1000];
hax.YTick = [0.1:0.1:0.9];
% hax.XTickLabel = {};
hax.YRuler.TickLabelGapOffset = -0.1;
hax.XRuler.TickLabelGapOffset = -1;
hax.XRuler.TickLength = [0.03 0.03];
hax.YRuler.TickLength = [0.024 0.03];
xlabel('Environment size (m)', 'Units','normalized','Position',[0.5 -0.16]);
ylabel('Scaling factor', 'Units','normalized','Position',[ -0.25 0.5]);
text(-0.35,1.15, 'H', 'Units','normalized','FontWeight','bold');
text(1.52,0.5, {'Log ratio prob. error';'(scheme 6 / other schemes)'}, 'Units','normalized','Rotation',-90,'FontSize',7,'HorizontalAlignment','center');

end



%% signif astricks string
function str = signif_astricks(pval)
    if pval>=0.05
        str = 'n.s.';
    end
    if pval<0.05
        str = '*';
    end
    if pval<0.01
        str = '**';
    end
    if pval<0.001
        str = '***';
    end
end


%%
